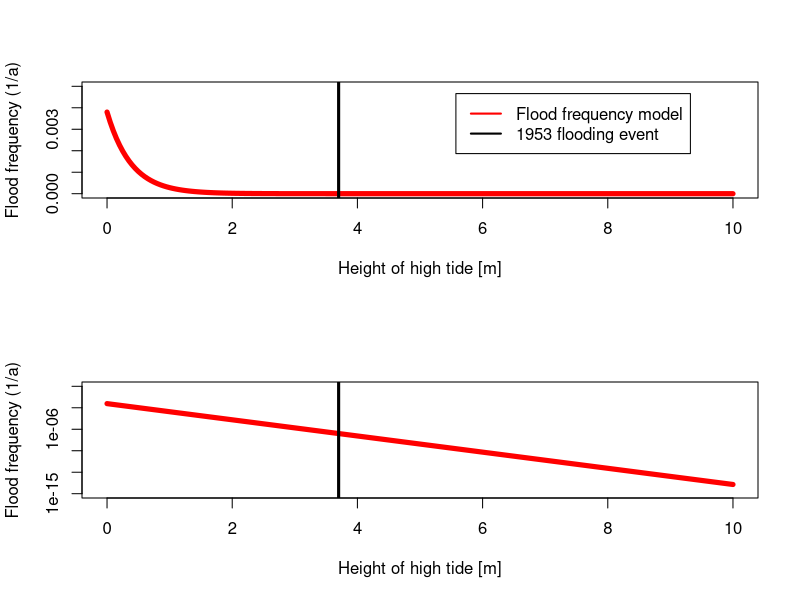
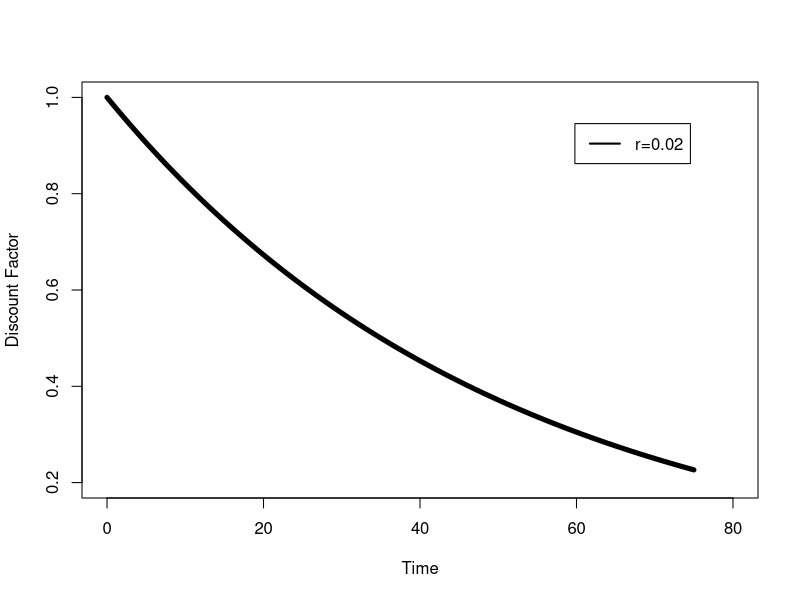
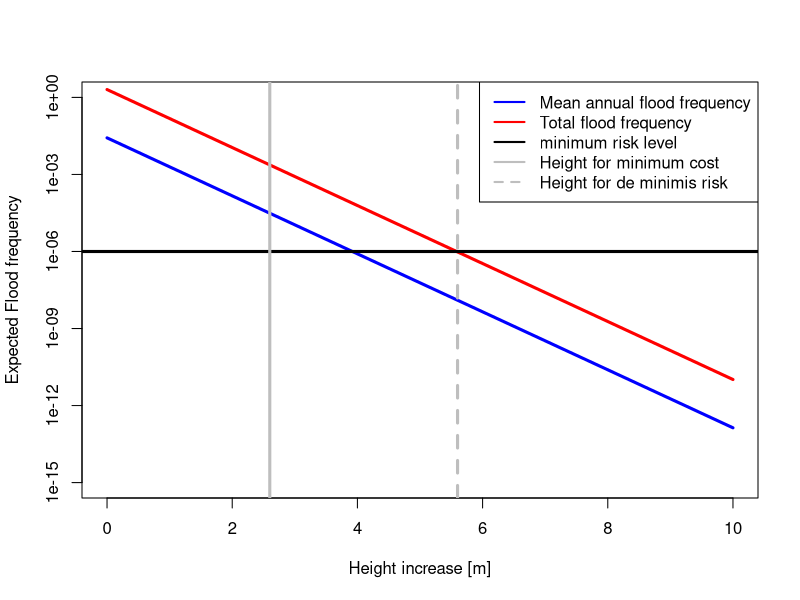
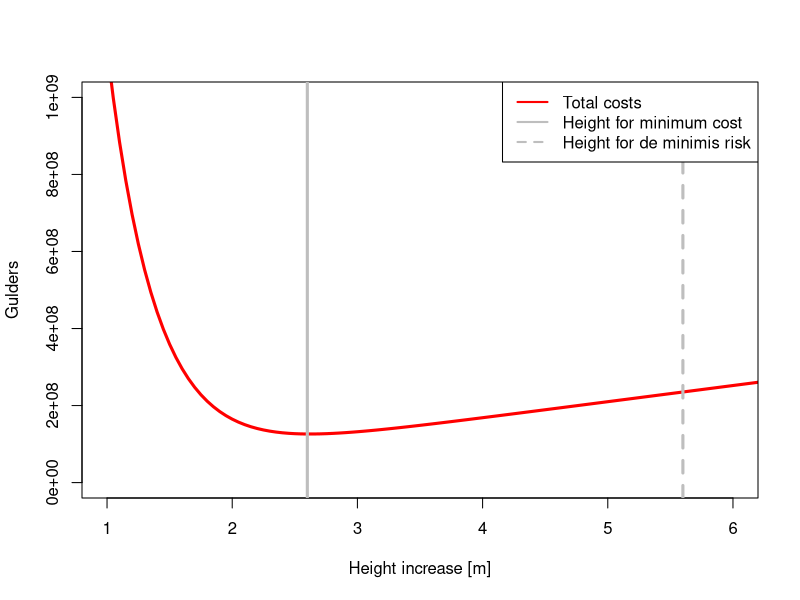

The R script that drew these images, in order:
############################################
##  file: cost-benefit-slr-adaptation.R
##   R Example of a Sea Level Risk Model
##   - Cost-Benefit analysis of sea wall heightening
##   - Based on:
##	- van Dantzig D (1956) Economic Decision Problems for flood prevention. 
##	  Econometrica 24:276-287
######################################################
##  authors: Ryan Sriver and Klaus Keller
##  copyright by the authors
##  distributed under the GNU general public license
##  no warranty
##################################################
# version: 3
#   last changes: KK (klaus@psu.edu)
#   Feb 14 2015
##################################################
# how to run:
# - save the file in a directory
# - go to the directory with this file
# - open R
# - type: source('cost-benefit-slr-adaptation.R')
# - open the new pdf files to analyze the results
############################################


# Define parameters as given in van Dantzig
#	- check with Table 4.1 in ref 2

# flood frequency in 1/a at zero height increase
p_zero_p=0.0038

# rate of exponential flood frequency decrease per m height increase
alpha_p=2.6

# costs of flooding in Gulders (include the "factor of two" from the ms
V_p=2e10

# effective discount rate in % per year, this is net of increase in value damages
delta_prime_p=0.02

# costs of heightening per m in gulders.
k_p=4.2e7

# ime horizon to the next revision of the dike (in years), from paper 
T=75

# subsidence rate in m/a, from the paper. Equivalent to 0.7 m per century.
subs_rate=0.007

# Example sea_level rise rate in m/a. Equivalent to 0.9 m per century
sea_level_rate=0.009

# time scale
beta_p=alpha_p*1


# parameters for the probabilistic analysis of SLR

# SL_rates in m/a
SL_rate_samples=c(0.003, 0.009, 0.015)

# number of samples
N_SOW=length(SL_rate_samples)

# probabilty of each SOW, assumed so far equally likely
p_SOW=rep(1/N_SOW, N_SOW)


# perform simple risk and economic analysis

# case 1: without uncertainty

# determine optimal X: (eqs. 12 and 14 in paper)
C=(100*p_zero_p*V_p*alpha_p)/((delta_prime_p*100-beta_p)*k_p) *
    (1-exp(-(delta_prime_p*100-beta_p)*T/100)) / 
    (1-exp(-delta_prime_p*100*T/100));

X_analytical=1/alpha_p*log(C)
print(X_analytical)


# case 2:  with uncertainty

# considerd range of Deike heigtening in meters
X=seq(0,10,by=0.05)

# considered time horison, in annual increments
time=seq(0,T,by=1)

# Define variables
 p_exceed=array(NA,dim=c(length(X)))
 costs=array(NA,dim=c(length(X)))
 NPV_expected_losses=array(NA,dim=c(length(X)))
 EV_p_exceed_transient=array(NA,dim=c(length(X)))
 Total_flood_frequency=array(NA,dim=c(length(X)))
 total_costs=array(NA,dim=c(length(X)))

 discount_factor=array(NA, dim=c(length(time)))
 effective_height=array(NA, dim=c(length(X),length(time)))
 p_exceed_transient=array(NA, dim=c(length(X),length(time)))
 NPV_costs_flooding=array(NA, dim=c(length(X),length(time)))

subsidence=subs_rate*time
sea_level_rise=sea_level_rate*time

for(i in 1:length(X)) {
   # analyze for each considered Deike heightening (eq. 1 in paper)
   p_exceed[i]= p_zero_p*exp(-alpha_p*X[i])
   
   for (j in 1:length(time)) {
	
	# analze for each year of the initial time period
	year =j-1
	
	#losses in the future are discounted at the annual net discount rate
	discount_factor[j]=1/(1+delta_prime_p)^year

	#The effective deike height decreases with subsidence and sea-level rise.
	effective_height[i,j]=X[i]-subsidence[j]-sea_level_rise[j]

	# For a stationary flooding frequency, we can evaluate the annual flooding
	#frequency with the old observeations and the new effective height.
	p_exceed_transient[i,j]= p_zero_p*exp(-alpha_p*effective_height[i,j])

	#The net present value of the losses per year are the product of the
	#frequency of flooding per year, the damages per flood, and the discount factor.
	NPV_costs_flooding[i,j]=p_exceed_transient[i,j]*V_p*discount_factor[j]
   }

   #The costs of building the dike increase linearly with respect to height.
   costs[i]=k_p*X[i]

   #The total discounted expected losses are the sum of the discounted expected annual losses.
   NPV_expected_losses[i]=sum(NPV_costs_flooding[i,])
   
   #The average annual flood frequency is the mean the annual flood frequencies.
   EV_p_exceed_transient[i]=mean(p_exceed_transient[i,])

   #The total flood frequency over the life-time of the project is the sum of the flood frequencies,
   #assuminG independence, as in the original paper
   Total_flood_frequency[i]=sum(p_exceed_transient[i,])

   #The total costs that depend on the deike height. Note that the fixed
   #costs of setting up the deike heightening as well as the effects of
   #deike height on costs beyond the time horizon are neglected
   total_costs[i]=costs[i]+NPV_expected_losses[i]

 }

#print(X)
#print(p_exceed)

#print(total_costs)

# find the minimum cost
min_ind=which.min(total_costs)
min_cost_X=X[min_ind]
print(min_cost_X)

# find de-minimis risk defense
de_minimis_risk=1e-6  # define de minimis probability

# find height increase corresponding to min cost de-mininis risk defense
cost=total_costs[1]
for(i in 1:length(X)) {
  if (Total_flood_frequency[i] < de_minimis_risk  && total_costs[i] < cost) {
    min_cost_de_minimis_X=X[i]
    cost=total_costs[i]
  }
}

print(min_cost_de_minimis_X)


############################
### Plot up Results
############################

### Plot modeled flooding frequencies 
pdf(file="plot1.pdf")  # write to pdf, define a pdf file to write to
par(mfcol=c(2,1))  # panel plot (2 rows, 1 column)
plot(X,p_exceed,type="l",col="red",
    cex=1.5,ylim=c(0,5e-3), xlim=c(0,10), lwd=5,
    ylab="Flood frequency (1/a)",xlab="Height of high tide [m]"
    )

abline(v=3.7,lwd=3,col="black",lty="solid")

legend(x="topright",
       inset=c(0.1,0.1),
       legend=c("Flood frequency model","1953 flooding event"),
       col=c("red","black"),
       lty=c("solid","solid"),
       lwd=c(2)
       )

plot(X,p_exceed,type="l",col="red",
    cex=1.5,log="y",ylim=c(1e-15,1), xlim=c(0,10), lwd=5,
    ylab="Flood frequency (1/a)",xlab="Height of high tide [m]"
    )

abline(v=3.7,lwd=3,col="black",lty="solid")

dev.off()


### Plot discount factor
pdf(file="plot2.pdf")  # write to pdf, define a pdf file to write to
plot(time,discount_factor,type="l",col="black",
    cex=1.5,ylim=c(0.2,1), xlim=c(0,80), lwd=5,
    ylab="Discount Factor",xlab="Time"
    )

legend(x="topright",
       inset=c(0.1,0.1),
       legend=c("r=0.02"),
       col=c("black"),
       lty=c("solid"),
       lwd=c(2)
       )

dev.off()



### Plot expected flooding frequencies and possible height increases 
###   as determined by cost-benefit analyses
pdf(file="plot3.pdf")  # write to pdf, define a pdf file to write to
plot(X,Total_flood_frequency,type="l",col="red",lwd=3,
    cex=1.5,log="y",ylim=c(1e-15,1.), xlim=c(0,10),
    ylab="Expected Flood frequency",xlab="Height increase [m]"
    )

lines(X,EV_p_exceed_transient,col="blue",lwd=3)
abline(h=1e-6,lwd=3,col="black",lty="solid")
abline(v=X[min_ind],lwd=3,col="gray",lty="solid")
abline(v=min_cost_de_minimis_X,lwd=3,col="gray",lty="dashed")

legend(x="topright",
       inset=c(0.,0.),
       legend=c("Mean annual flood frequency","Total flood frequency","minimum risk level",
	"Height for minimum cost","Height for de minimis risk"),
       col=c("blue","red","black","gray","gray"),
       lty=c("solid","solid","solid","solid","dashed"),
       lwd=c(2,2,2,2),
       bg="white"
       )

dev.off()


### Results of cost-benefit analysis
pdf(file="plot4.pdf")  # write to pdf, define a pdf file to write to
plot(X,total_costs,type="l",lwd=3,col="red",xlim=c(1,6),ylim=c(0,1e9),
     ylab="Gulders",xlab="Height increase [m]"
     )

abline(v=X[min_ind],lwd=3,col="gray",lty="solid")
abline(v=min_cost_de_minimis_X,lwd=3,col="gray",lty="dashed")

legend(x="topright",
       inset=c(0.,0.),
       legend=c("Total costs",
        "Height for minimum cost","Height for de minimis risk"),
       col=c("red","gray","gray"),
       lty=c("solid","solid","dashed"),
       lwd=c(2,2,2),
       bg="white"
       )

dev.off()

